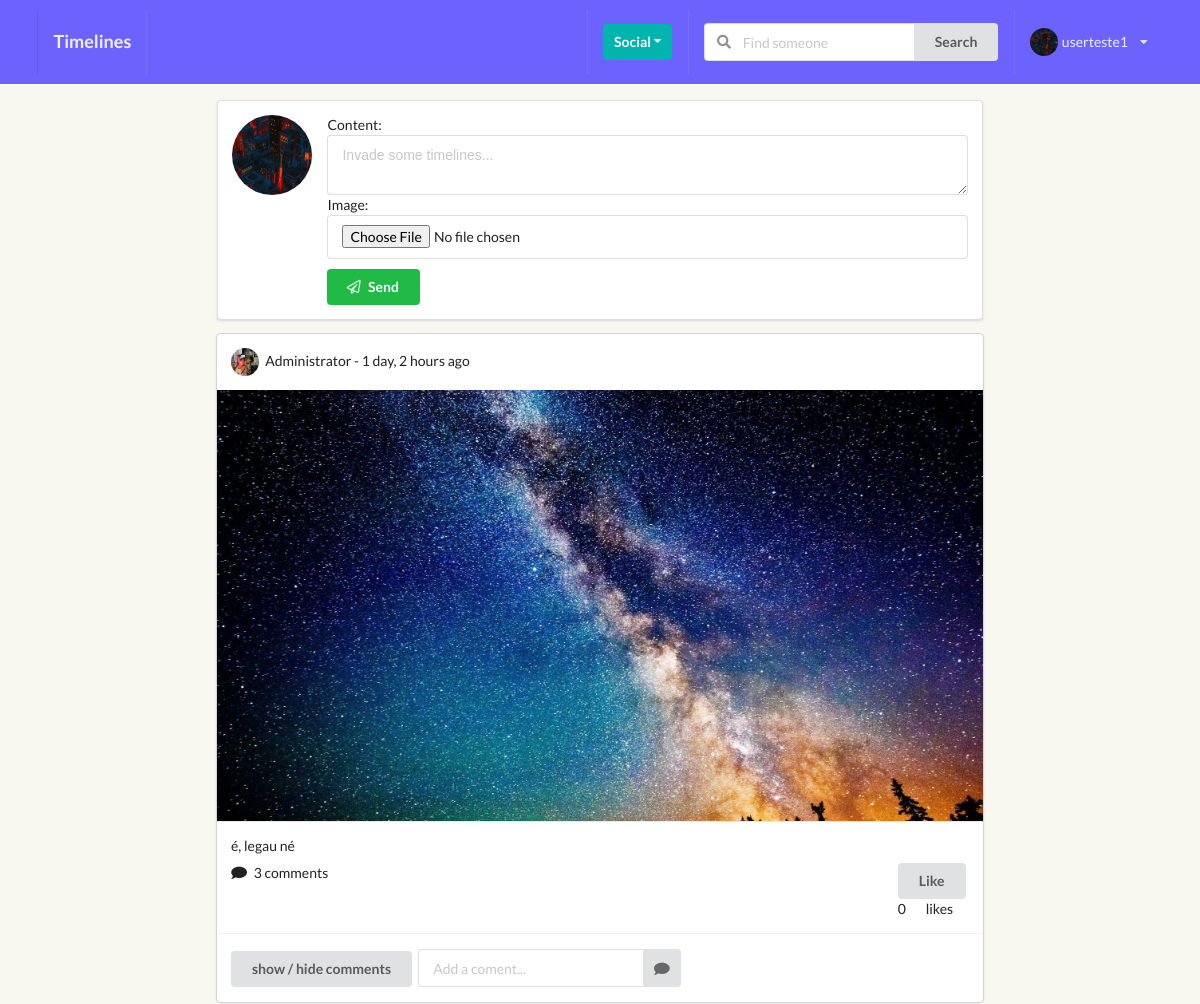
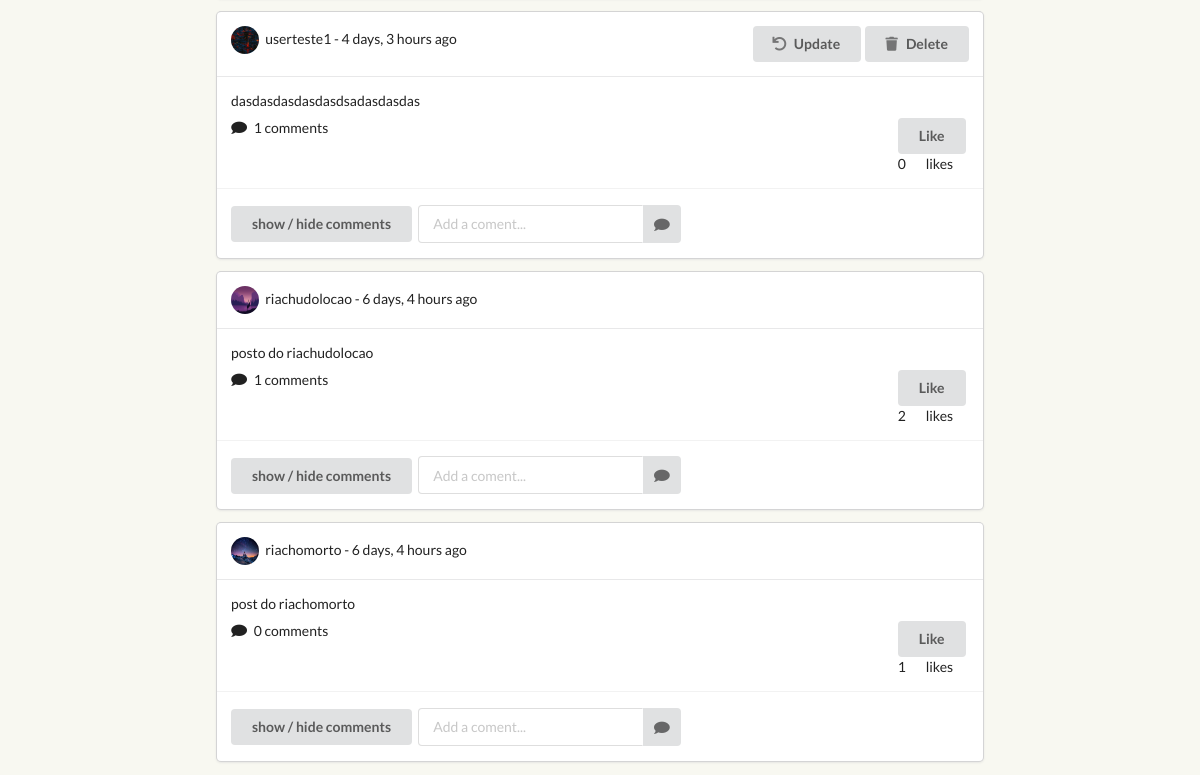
Screenshot of /timeline/ (signed in) with the database file from the repository (2 pictures, top to bottom).
### posts/models.py (models this page shows, shortened)
class Post(models.Model):
    content = models.TextField()
    image = models.ImageField(upload_to='posts', validators=[FileExtensionValidator(['png', 'jpg', 'jpeg'])], blank=True)
    liked = models.ManyToManyField(Profile, blank=True, related_name='likes')
    updated = models.DateTimeField(auto_now=True)
    created = models.DateTimeField(auto_now_add=True)
    author = models.ForeignKey(Profile, on_delete=models.CASCADE, related_name='posts')
    def num_likes(self):
        return self.liked.all().count()
    def num_comments(self):
        return self.comment_set.all().count()
    class Meta:
        ordering = ('-created',)

### perfil/models.py (models this page shows, shortened)
class Profile(models.Model):
    first_name = models.CharField(max_length=200, blank=True)
    last_name = models.CharField(max_length=200, blank=True)
    username = models.OneToOneField(User, on_delete=models.CASCADE)
    bio = models.TextField(default="no bio...", max_length=300)
    email = models.EmailField(max_length=200, blank=True)
    country = models.CharField(max_length=200, blank=True)
    avatar = models.ImageField(default='avatar.png', upload_to='avatars/')
    friends = models.ManyToManyField(User, blank=True, related_name='friends')
    slug = models.SlugField(unique=True, blank=True)
    updated = models.DateTimeField(auto_now=True)
    created = models.DateTimeField(auto_now_add=True)
    objects = ProfileManager()
    def __str__(self):
        return f"{self.username}"
    __initial_first_name = None
    __initial_last_name = None
    def __init__(self, *args, **kwargs):
        super().__init__(*args, **kwargs)
        self.__initial_first_name = self.first_name
        self.__initial_last_name = self.last_name

### posts/views.py (the view, shortened to what this page needs)
# urls.py: path('', post_comment_create_and_list_view, name="main-post-view"),
@login_required
def post_comment_create_and_list_view(request):
    qs = Post.objects.all()
    profile = Profile.objects.get(username=request.user)
    p_form = PostModelForm()
    c_form = CommentModelForm()
    post_added = False
    profile = Profile.objects.get(username=request.user)
    context = {
        'qs': qs,
        'profile': profile,
        'p_form': p_form,
        'c_form': c_form,
        'post_added': post_added,
    }
    return render(request, 'posts/main.html', context)

### posts/forms.py
class PostModelForm(forms.ModelForm):
    content = forms.CharField(widget=forms.Textarea(attrs={'rows':2, 'placeholder': 'Invade some timelines...','maxlength': '120',}))
    class Meta:
        model = Post
        fields = ('content', 'image')

class CommentModelForm(forms.ModelForm):
    body = forms.CharField(label='', widget=forms.TextInput(attrs={'placeholder': 'Add a coment...'}))
    class Meta:
        model = Comment
        fields = ('body',)

### perfil/context_processors.py (called while the page is built)
def profile_pic(request):
    if request.user.is_authenticated:
        profile_obj = Profile.objects.get(username=request.user)
        pic = profile_obj.avatar
        return {'picture':pic}
    return {}

def invitations_received_no(request):
    if request.user.is_authenticated:
        profile_obj = Profile.objects.get(username=request.user)
        qs_count = Relationship.objects.invitations_received(profile_obj).count()
        return {'invites_num':qs_count}
    return {}

### perfil/models.py (called while the page is built)
    def invitations_received(self, receiver):
        qs = Relationship.objects.filter(receiver=receiver, status='send')
        return qs

### posts/templates/posts/main.html (shortened to what this page needs)
{% extends 'base.html' %} {% load static %} {% block title %}Timeline{% endblock title %} {% block content %}
<div class="ui grid">
    <div class="eleven wide centered column">
        <div class="ui segment">
            <div class="ui grid">
                <div class="two wide centered column">
                    <img class="ui avatar image mini-avatar-image" src="{{picture.url}}" alt="">
                </div>
                <div class="fourteen wide column">
                    <form action="" method="POST" class='ui form' enctype="multipart/form-data">
                        {% csrf_token %} {{p_form}}
                        <button type='submit' name="submit_p_form" class="ui positive button w-full mt-10"><i class="paper plane outline icon"></i>Send</button>
                    </form>
                </div>
            </div>
        </div>
        {% for obj in qs %}
        <div class="ui fluid card">
            <div class="content">
                <div class="right floated meta">
                    <div class="ui grid">
                        <div class="row">
                            {% ifequal request.user obj.author.username %}
                            <a href="{% url 'posts:post-update' obj.pk %}"><button class="ui button bgwhite-lg "><i class="undo icon"></i>Update</button></a>
                            <a href="{% url 'posts:post-delete' obj.pk %}"><button class="ui button bgwhite-lg "><i class="trash icon"></i>Delete</button></a> {% endifequal %}
                        </div>
                    </div>
                </div>
                <img class="ui avatar image" src={{obj.author.avatar.url}}> {{ obj.author }} - {{ obj.created|timesince}} ago
            </div>
            <div class="ui fluid image">
                {% if obj.image %}
                <img src={{obj.image.url}}> {% endif %}
            </div>
            <div class="content">
                <p> {{ obj.content }} </p>
                <div class="right floated">
                    <form action="{% url 'posts:like-post-view' %}" method="POST" class='like-form' id='{{obj.id}}'>
                        <button type="submit" class="ui button like-btn{{obj.id}}">
                                {% if profile not in obj.liked.all %}
                                    Like
                                {% else %}
                                    Unlike
                                {% endif %}
                            </button>
                        <div class="ui grid">
                            <div class="column">
                                <div class="like-count{{obj.id}}"> {{obj.num_likes}} </div>
                            </div>
                            <div class="column">
                                likes
                            </div>
                        </div>
                    </form>
                </div>
                <i class="comment icon"></i>
                <span> {{ obj.num_comments }} comments</span>
            </div>
            <div class="extra content">
                <button class="cmt_btn ui button mb-5">show / hide comments</button>
                <form action="" method="POST" class="ui action input form">
                    <input type="hidden" name="post_id" value={{obj.id}}> {{ c_form }}
                    <button type="submit" name="submit_c_form" class="ui icon button">
                      <i class="comment icon"></i>
                    </button>
                </form>
            </div>
        </div>
        {% endfor %}
    </div>
</div>
{% endblock content %}

### templates/main/navbar.html (shortened to what this page needs)
<div class="ui inverted menu nav mb-7 fixed top sticky" style="background-color: #6C63FF !important;">
    <div class="ui container">
        <a href="{% url 'posts:main-post-view' %}" class="item">
            <h3>Timelines</h3>
        </a>
        <div class="right menu">
            {% if request.user.is_authenticated %}
            <div class="item">
                <div class="ui floating dropdown icon button teal"> Social
                    <i class="dropdown icon"></i>
                </div>
            </div>
            <div class="item">
                <form action="{% url 'perfil:profile-search' %}" method="POST">
                    <div class="ui action left icon input">
                        <input class="prompt" type="text" name='searched_name' placeholder="Find someone">
                        <button type='submit' class="ui button">Search</button>
                    </div>
                </form>
            </div>
            <div class="item ui floating dropdown">
                <img src={{picture.url}} class='ui avatar image'>{{ request.user }}<i class="dropdown icon"></i>
            </div>
        </div>
        {% endif %}
    </div>
</div>

### static_project/style.css (style rules this page uses)
body { background: #F8F8F1 !important; }
.nav { border-radius: 0px !important; padding: 10px 0 10px 0 !important; }
.mb-7 { margin-bottom: 7px !important; }
.mt-10 { margin-top: 10px !important; }
.right { float: right; }
.left { float: left; }
.mb-5 { margin-bottom: 5px !important; }
.fixed { position: fixed !important; }
.mini-avatar-image { min-height: 80px; min-width: 80px; object-fit: cover !important; }

### static_project/not_logged.css (style rules this page uses)
body { -webkit-font-smoothing: antialiased; -moz-font-smoothing: grayscale; }
@media only screen and (min-width: 768px) { .ui.container { width: 700px; max-width: 700px; } }

### rows the page displays
Post: author.avatar (picture), author "Administrator", created "1 day, 2 hours", image (picture), content "é, legau né", shows "Like", num_likes "0", num_comments "3"
Post: author.avatar (picture), author "userteste1", created "4 days, 3 hours", content "dasdasdasdasdasdsadasdasdas", shows "Like", num_likes "0", num_comments "1"
Post: author.avatar (picture), author "riachudolocao", created "6 days, 4 hours", content "posto do riachudolocao", shows "Like", num_likes "2", num_comments "1"
Post: author.avatar (picture), author "riachomorto", created "6 days, 4 hours", content "post do riachomorto", shows "Like", num_likes "1", num_comments "0"

### other values shown
{{ request.user }} "userteste1"
